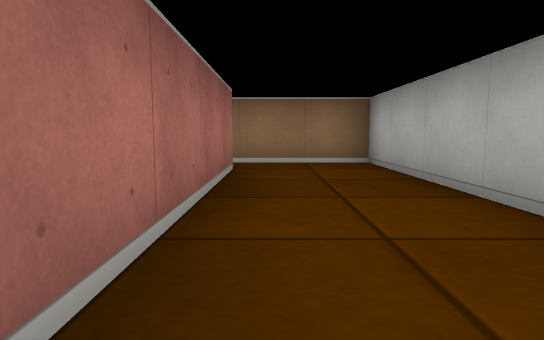
[1] (above)

14 first-person views from a walk through a cub3D ray-caster map. The camera is about half as high as the walls, tilts 6° down and sees 75° across. The floor is counted in squares. Each view is taken from the middle of a square. On the plan, view 1 faces up. The plan holds only what a view shows up to about 9 squares ahead; the rest is blank. The place goes on beyond the plan.

[2]
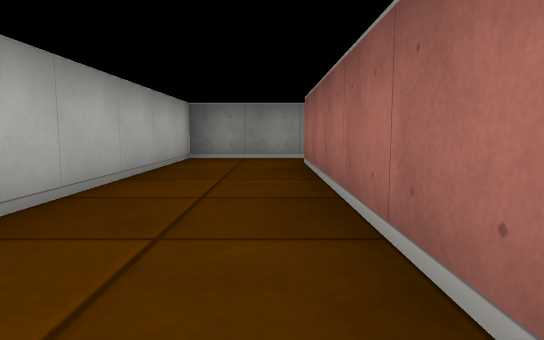

[3]
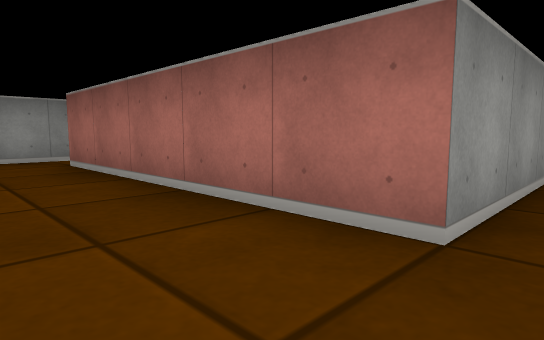

[4]
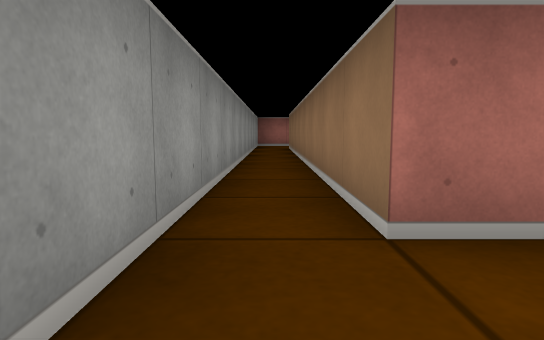

[5]
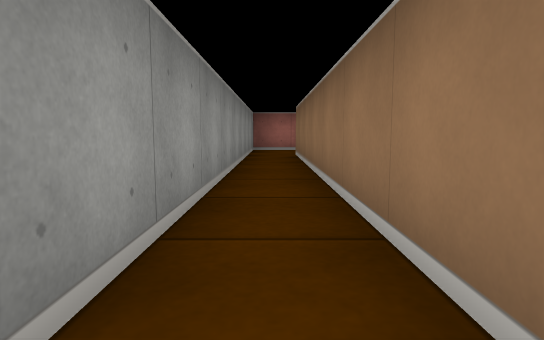

[6]
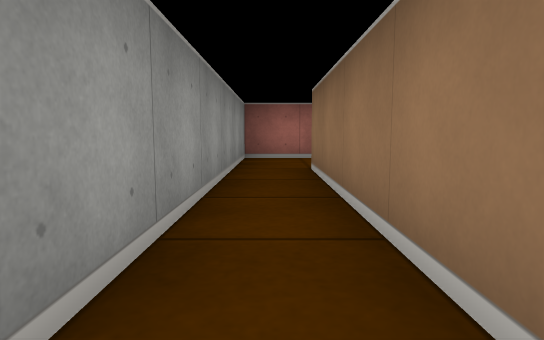

[7]
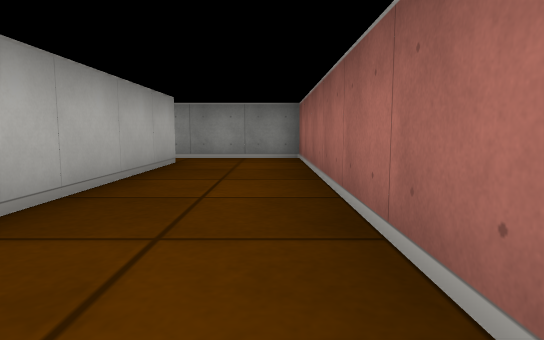

[8]
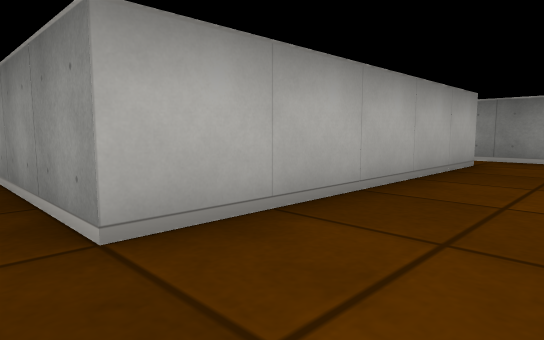

[9]
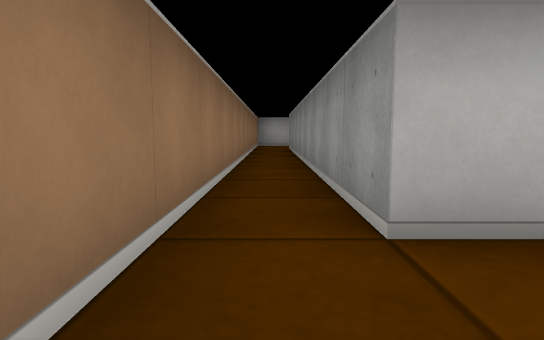

[10]
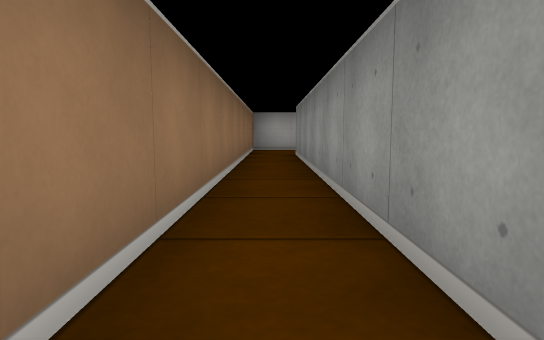

[11]
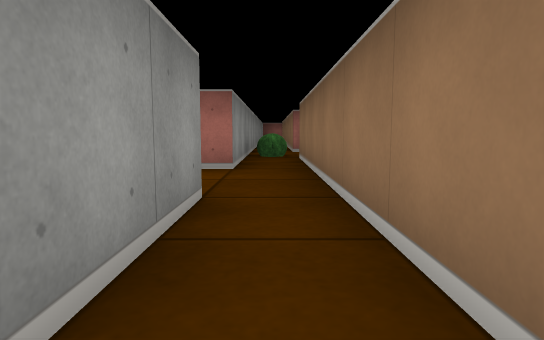

[12]
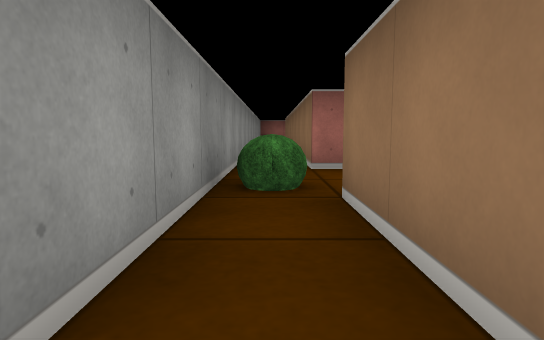

[13]
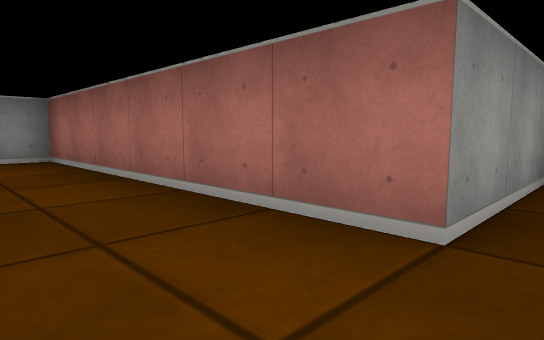

[14]
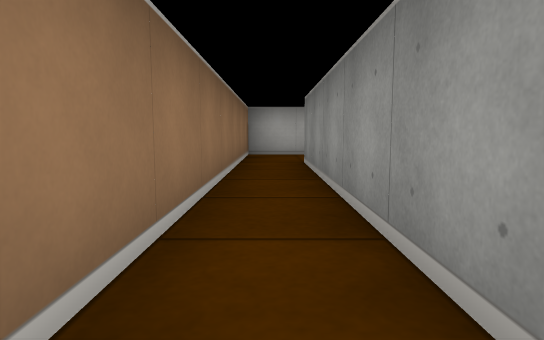

### Floor plan
Points are (right, up) in squares from view 1. A wall is a line through its corners. A room is listed if a view was taken in it or the views show most of it. See-through windows are left out.
Room 1 (views 1, 2, 3, 4)
walls: (-0.5, 4.5) (-0.5, -0.5); (-0.5, -1.5) (1.5, -1.5) (1.5, 5.5) (-0.5, 5.5)
ways out: opening at (-1, -1) to room 2; opening at (-1, 5) to room 2
Room 2 (views 5, 6, 7, 8, 9, 10, 11, 12, 13, 14)
walls: (-11.5, 4.5) (-11.5, -1.5) (-0.5, -1.5); (-0.5, -0.5) (-9.5, -0.5) (-9.5, 4.5) (-0.5, 4.5); (-0.5, 5.5) (-11.5, 5.5)
ways out: opening at (-1, -1) to room 1; opening at (-1, 5) to room 1; opening at (-12, 5)

Where each view was taken, in squares from view 1:
view 1: 0 up, 0 right, facing up
view 2: 5 up, 0 right, facing down
view 3: 5 up, 1 right, facing down-left
view 4: 1 down, 1 right, facing left
view 5: 1 down, 2 left, facing left
view 6: 1 down, 5 left, facing left
view 7: 5 up, 11 left, facing down
view 8: 5 up, 11 left, facing down-right
view 9: 5 up, 11 left, facing right
view 10: 5 up, 8 left, facing right
view 11: 5 up, 7 left, facing left
view 12: 5 up, 11 left, facing left
view 13: 5 up, 10 left, facing down-left
view 14: 5 up, 6 left, facing right
